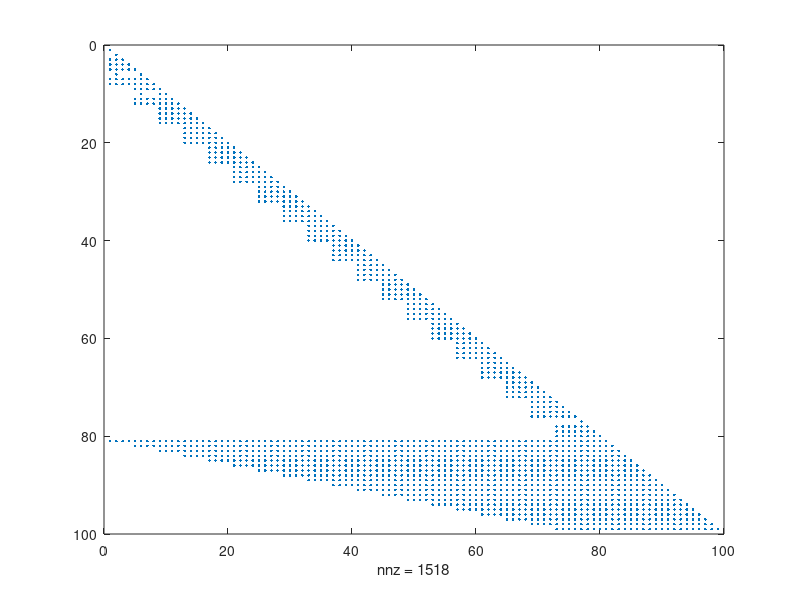

Here is the MATLAB script that generated this plot:
% Les 3 matrices ci dessous sont non symétriques 
% 
%load piston.mat;
%load pde225_5e-1.mat;
load hydcar20.mat;


n = size(A, 1);

b = [1:n]';

% resolution du systeme Ax = b
x_sol = A\b;

% Factorisation LU
[L, U, Pn] = lu(A);

spy(L)

fprintf("Nombre de non zéros de A : %4d \n", 2*nnz(A));
fprintf("Nombre d'opérations pour la phase de résolution : %4d \n", 2*nnz(L) - 2*n + 2*nnz(U) - n);


y = L\Pn*b;
x1 = U\y;

norm(b-A*x1)/norm(b);
norm(x_sol - x1) / norm(x_sol);


% Permutation symétrique symamd
%P = symamd(A);
%P = symrcm(A);
%P = amd(A);
%P = colamd(A);
P = colperm(A);


B = A(P,P);
%B = A(P, :);
B = A(:,P);

[L, U, Pn] = lu(B);

y = L\Pn*b(P);
%y = L\Pn*b;
x2 = U\y;
%x2(P) = x2;


% Nombre d'opérations et précision
%Erreur inverse normwise
normwise_res = norm(b-A*x2)/norm(b); 
normwise_sol = norm(x_sol - x2) / norm(x_sol);
fprintf("Erreur normwise sur le résidu de la matrice permutée : %4d \n", normwise_res);  
fprintf("Erreur normwise sur la solution : %4d \n", normwise_sol);  
fprintf("Nombre d'opérations pour la phase de résolution : %4d \n", 2*nnz(L) - 2*n + 2*nnz(U) - n); 
